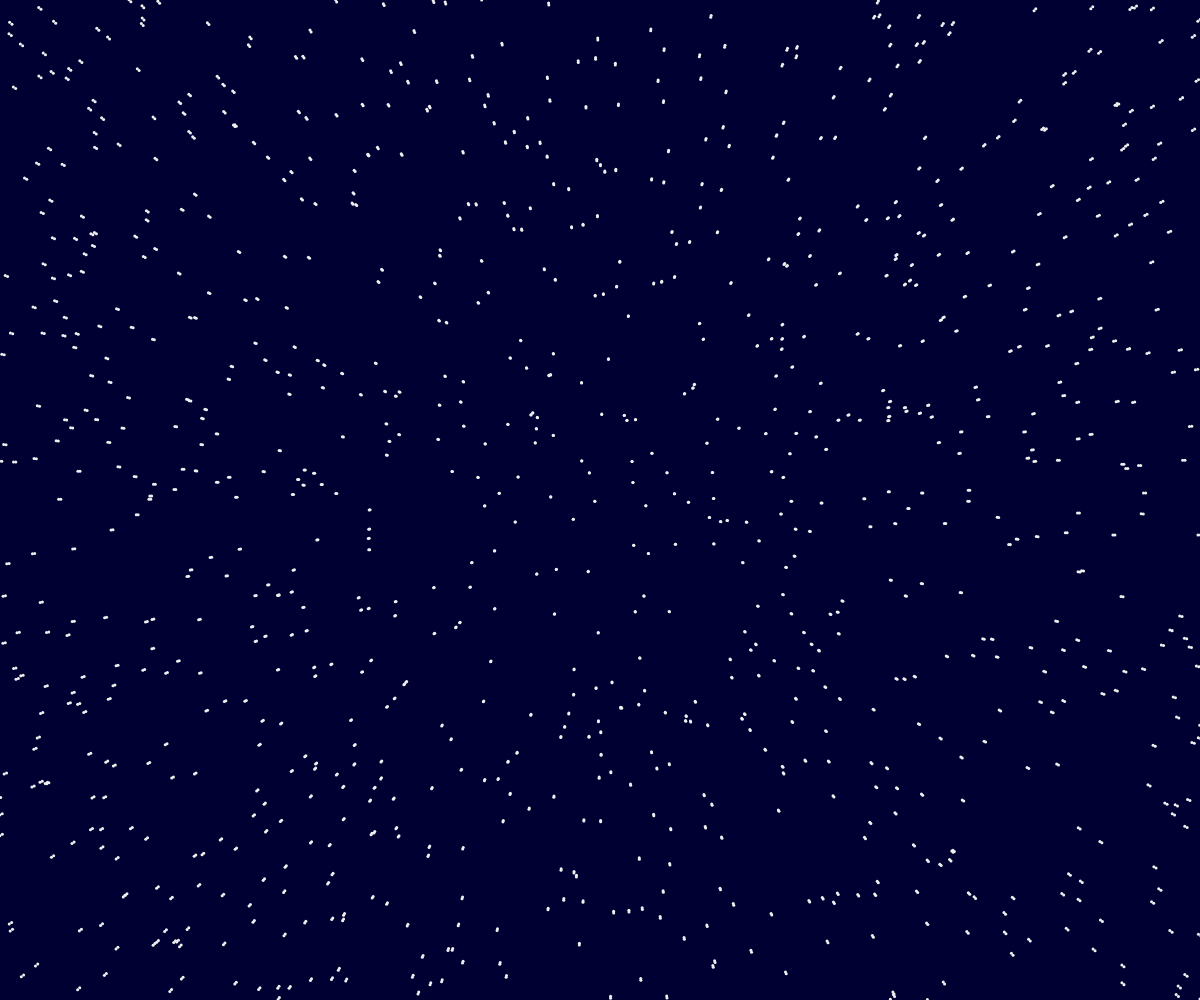
Frame 1 (no input)
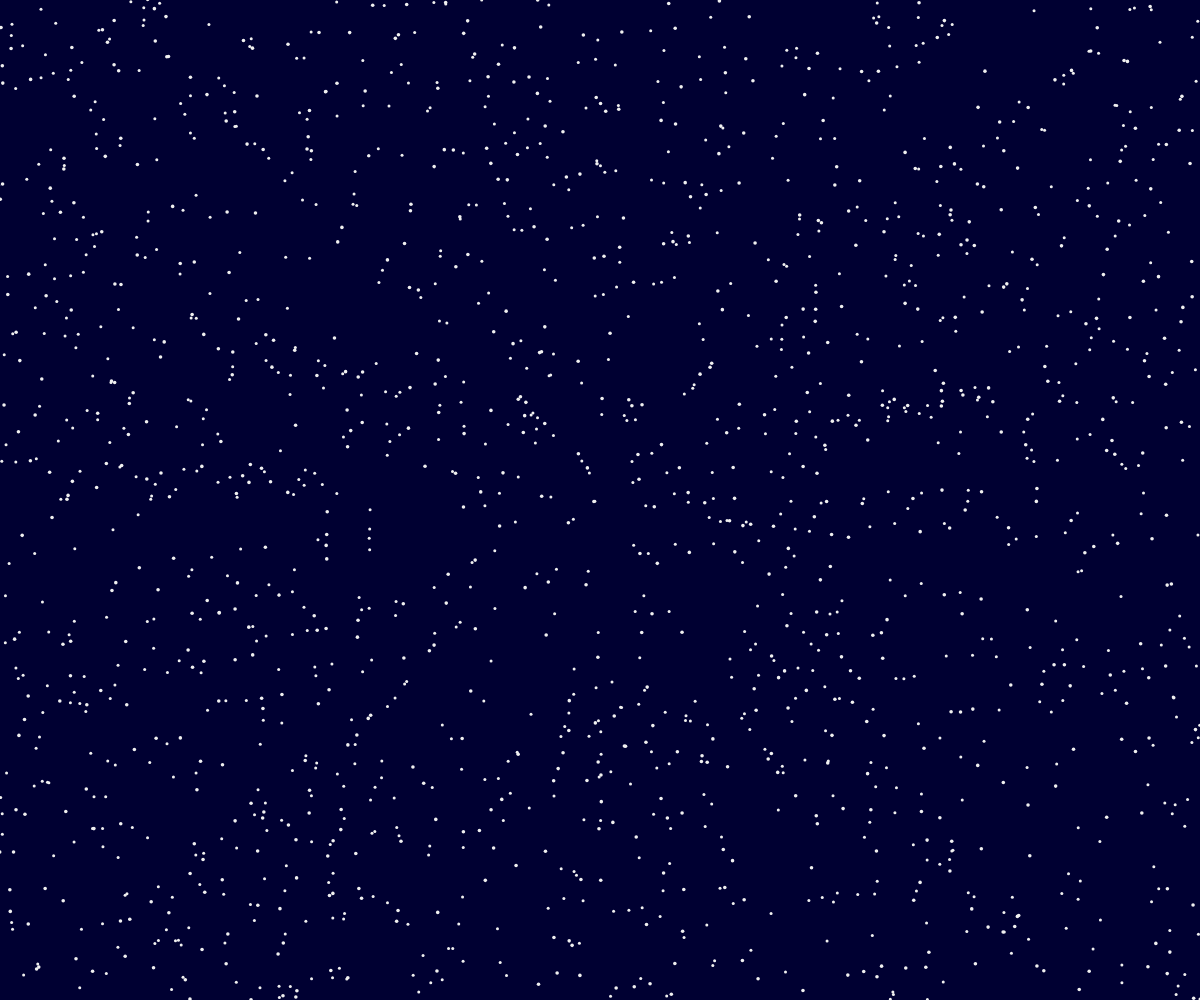
Frame 60 (no input)
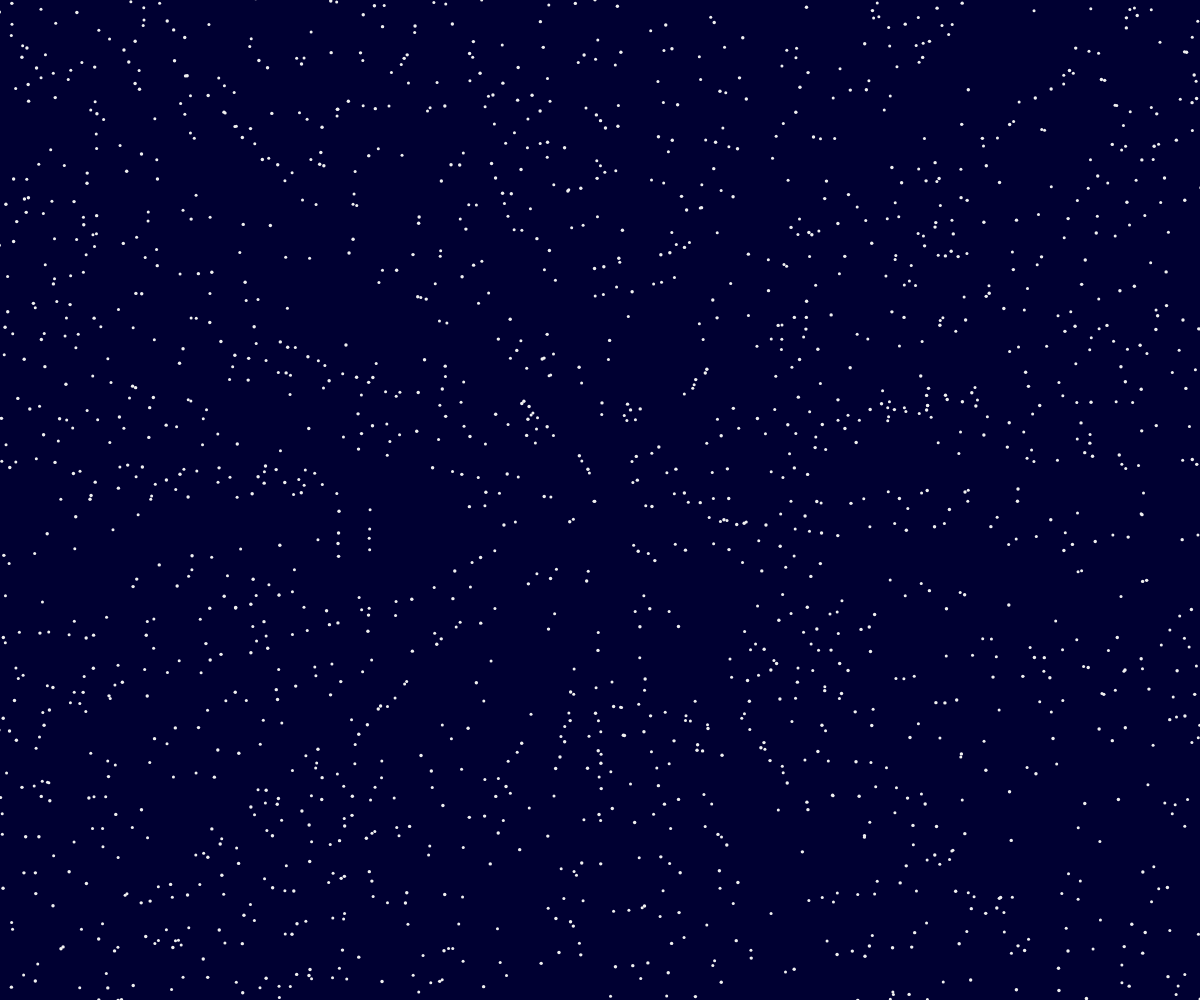
Frame 120 (the mouse pressed at the canvas centre since frame 60)

The p5.js sketch that drew these frames (run headless with seeded random() and noise() and a simulated clock; from frame 60 on, the mouse is pressed at the canvas centre):

// p5.js sketch
// ── sketch.js
var map;
var t=0;
function setup() {
    createCanvas(windowWidth, windowHeight);
	background(0,0,100);
	map=new Balls(1000);
	map.born();
	strokeWeight(3);
	stroke(240);
	frameRate(1000);
}

function draw() {
	background(0,0,50);
	t+=0.02;
	map.display();
	map.display(0,1+(sin(t))*0.2);
	console.log((1+sin(t))*0.2);
}

function Balls(n){
	this.n=n;
	this.p=[];
	this.born = function(){
		this.die();
		for(var i=0;i<n;i++){
			this.p.push(new Point(random(0,width),random(0,height)));
		}
	};
	this.die = function(){
		this.p=[];
	};
	this.display = function(alpha,scl){
		translate(width/2,height/2);
		scale(scl)
		rotate(radians(alpha));
		for(var i=0;i<this.p.length-1;i++){
			point(this.p[i].x-width/2,this.p[i].y-height/2);
		}
		rotate(-radians(alpha));
		scale(-scl)
		translate(-width/2,-height/2);
	};
	console.log("New "+ n +" balls");
}

function Point(x,y){
	this.x = x;
	this.y = y;
	this.module =function(){
		return sqrt(x*x+y*y)
	};
}
